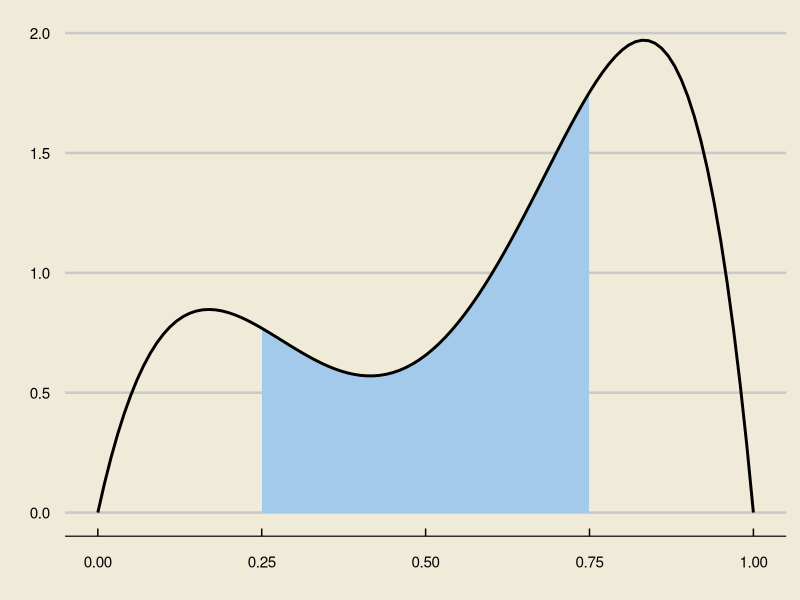
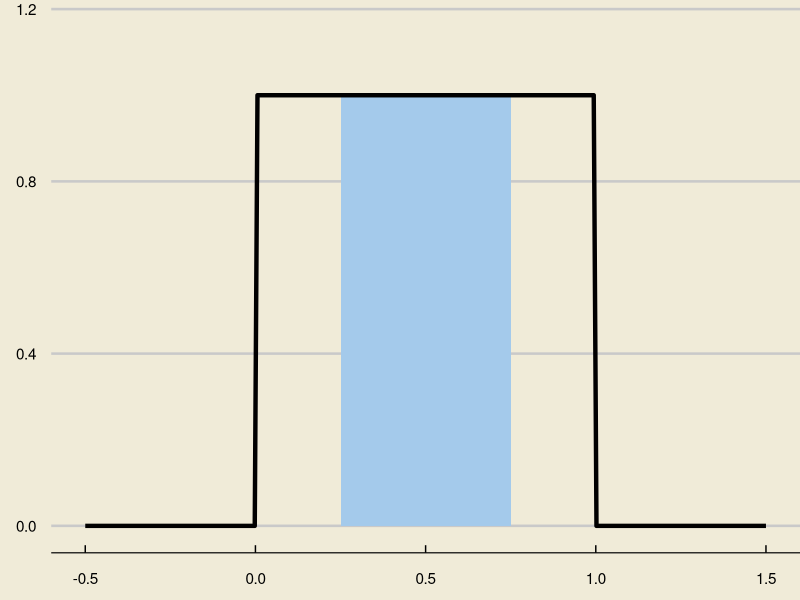
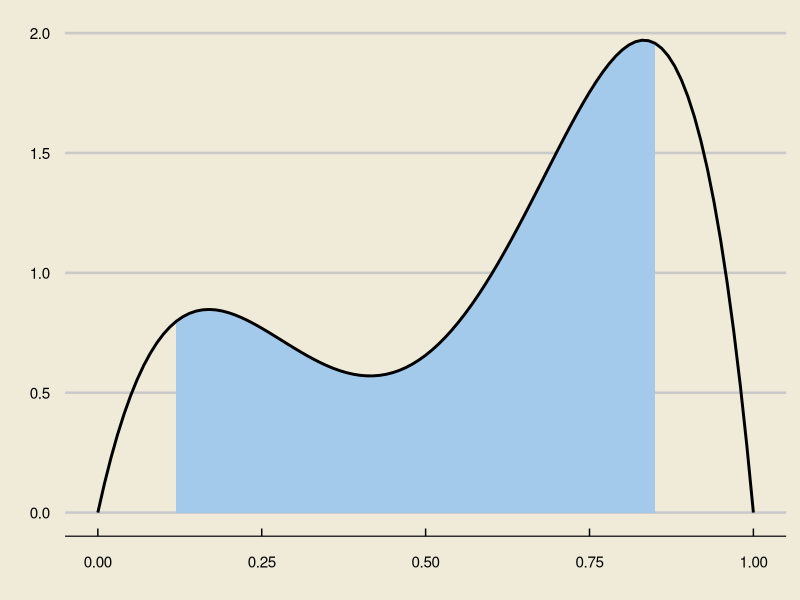
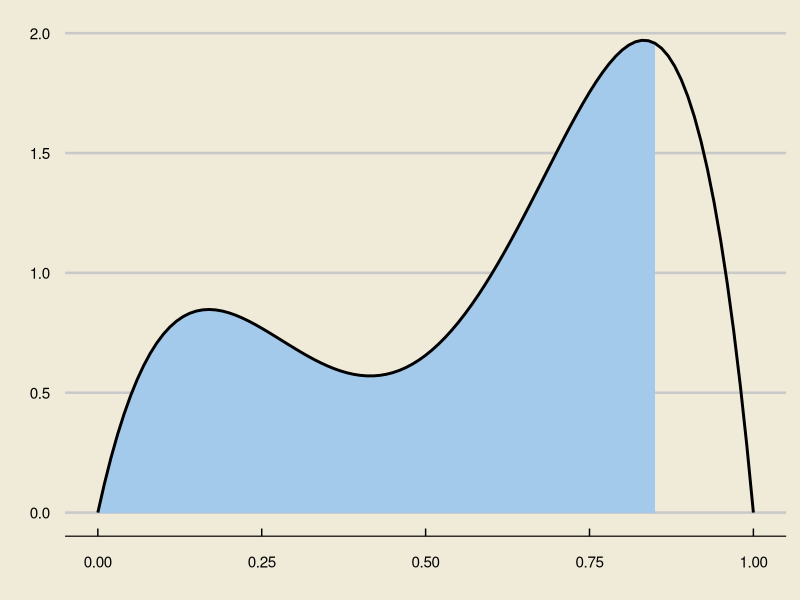
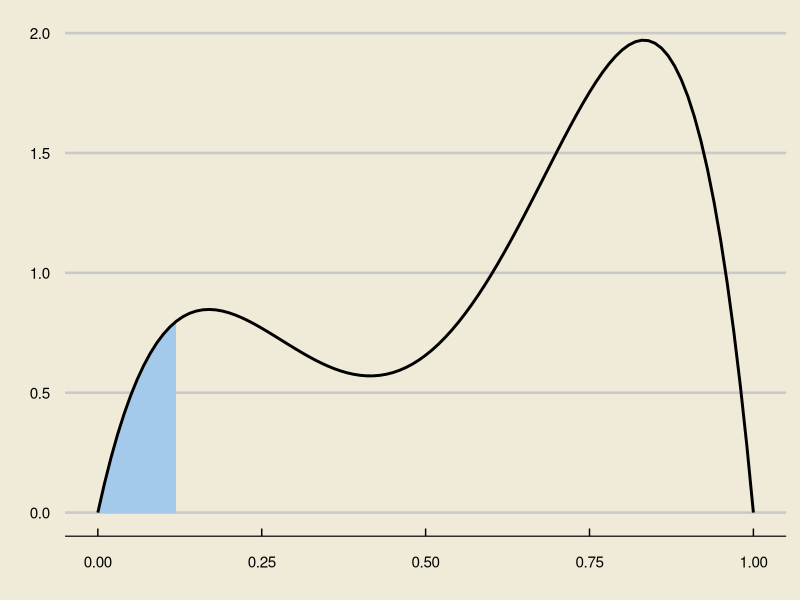

Source code (R) for these figures, in order:
## ---- chunk 1
library(tidyverse)
library(ggthemes)
## ---- chunk 2
#| echo: False

f <- function(x){
  0.3 * dbeta(x, 2, 6) + 0.7 * dbeta(x, 6, 2)
}

x <- seq(0, 1, by = 0.1)
data.frame(x) %>% ggplot(aes(x = x)) +
  stat_function(fun = f,
                xlim = c(0.25, 0.75),
                geom = "area",
                fill = "#a4caeb") +
  stat_function(fun = f,
                size = 1) +
  theme_economist_white() +
  theme(
    panel.background = element_rect("#f0ebd8"),
    plot.background = element_rect(fill = "#f0ebd8")
  ) +
  xlab("") +
  ylab("") 
## ---- chunk 3
#| fig.height = 3,
#| fig.width = 7,
#| fig.align = 'center'

ggplot(data.frame(x = c(-0.5, 1.5)), aes(x)) +
  stat_function(fun = dunif,
                args = list(0, 1),
                xlim = c(0.25, 0.75),
                geom = "area",
                fill = "#a4caeb",
                n = 250) +
  stat_function(fun = dunif,
                args = list(0, 1),
                size = 1.5,
                n = 250) +
  theme_economist_white() +
  theme(
    panel.background = element_rect("#f0ebd8"),
    plot.background = element_rect(fill = "#f0ebd8")
  ) +
  xlab("") +
  ylab("") +
  ylim(c(0, 1.25)) +
  scale_x_continuous(breaks = round(
    seq(-0.5, 1.5, by = 0.5), 
    1)
  ) +
  theme(plot.margin = margin(-1, 0, 0, 0, "cm"))

## ---- chunk 4
#| fig.height = 3,
#| fig.width = 7,
#| fig.align = 'center'

f <- function(x){
  0.3 * dbeta(x, 2, 6) + 0.7 * dbeta(x, 6, 2)
}

x <- seq(0, 1, by = 0.1)
data.frame(x) %>% ggplot(aes(x = x)) +
  stat_function(fun = f,
                xlim = c(0.12, 0.85),
                geom = "area",
                fill = "#a4caeb") +
  stat_function(fun = f,
                size = 1) +
  theme_economist_white() +
  theme(
    panel.background = element_rect("#f0ebd8"),
    plot.background = element_rect(fill = "#f0ebd8")
  ) +
  xlab("") +
  ylab("")  
## ---- chunk 5
#| fig.height = 3,
#| fig.width = 7,
#| fig.align = 'center'

f <- function(x){
  0.3 * dbeta(x, 2, 6) + 0.7 * dbeta(x, 6, 2)
}

x <- seq(0, 1, by = 0.1)
data.frame(x) %>% ggplot(aes(x = x)) +
  stat_function(fun = f,
                xlim = c(0, 0.85),
                geom = "area",
                fill = "#a4caeb") +
  stat_function(fun = f,
                size = 1) +
  theme_economist_white() +
  theme(
    panel.background = element_rect("#f0ebd8"),
    plot.background = element_rect(fill = "#f0ebd8")
  ) +
  xlab("") +
  ylab("")  
## ---- chunk 6
#| fig.height = 3,
#| fig.width = 7,
#| fig.align = 'center'

f <- function(x){
  0.3 * dbeta(x, 2, 6) + 0.7 * dbeta(x, 6, 2)
}

x <- seq(0, 1, by = 0.1)
data.frame(x) %>% ggplot(aes(x = x)) +
  stat_function(fun = f,
                xlim = c(0, 0.12),
                geom = "area",
                fill = "#a4caeb") +
  stat_function(fun = f,
                size = 1) +
  theme_economist_white() +
  theme(
    panel.background = element_rect("#f0ebd8"),
    plot.background = element_rect(fill = "#f0ebd8")
  ) +
  xlab("") +
  ylab("")  
